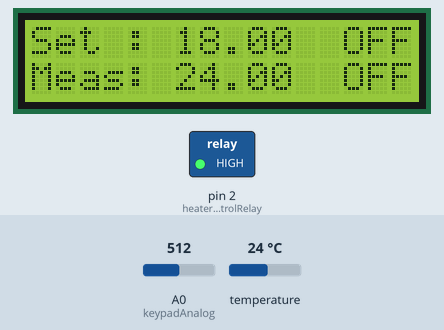
Simulated run of this sketch. Board: Arduino Uno, built with avr-gcc and run on an emulated ATmega328P. Shown: 16×2 character LCD, switched loads named in the sketch (green lamp = pin HIGH). The inputs (shaded band) are chosen by the test bench; at power-on: A0 (keypadAnalog) = 512, temperature 24 °C.

Above: at 1.2 s.
1.3 s: A0 (keypadAnalog) set to 687
At 14.4 s:
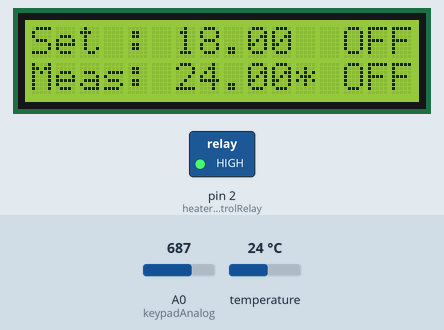
15.3 s: A0 (keypadAnalog) set to 708
At 15.4 s:
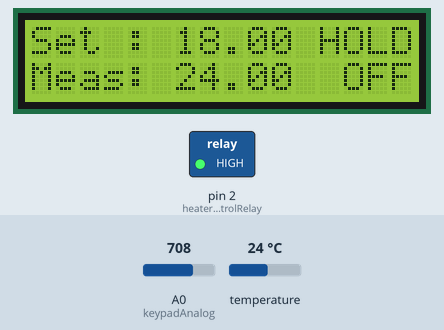
18.0 s: A0 (keypadAnalog) set to 306
At 21.0 s:
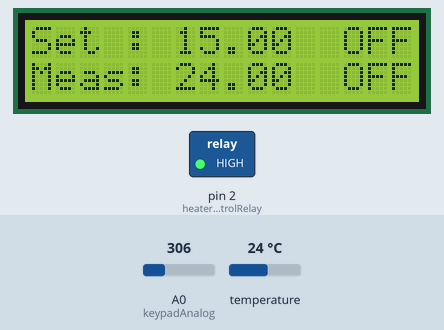
Timing chart, 0 to 22.5 s (numbered marks = the images above; inputs shaded):
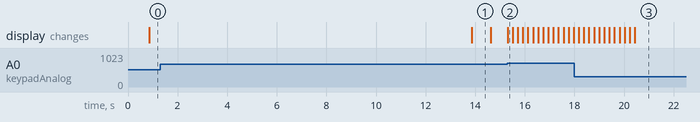

Measured:
- the behaviour switches between 700 and 701 on A0 (keypadAnalog) (found by bisection; images 1 and 2)
- after the input at 15.3 s, the display: changes at once (image 2)
- after the input at 18.0 s, the display: first changes after 0.18 s (image 3 shows a later state)
- what the display in image 1 shows lasts 0.7 s, from 13.9 s to 14.6 s

The sketch:

bedroom.ino
```cpp
#include <LiquidCrystal.h>
#include <DallasTemperature.h>
#include <OneWire.h>

//constants
#define heaterControlRelay         2 //relay to control 300W heater
#define oneWireBus1               12 // temperature sensor
#define keypadAnalog              A0 // input from keyPad LCD keypad
#define loopsPerSecond            84 // used for estimating the timing for occasional updates
#define tempUpdateDelay           30 // how many seconds (approx) before updating temperature


//Variables
float setPoint = 18.0;
float ambientTemp = -1;
bool heaterEnabled = false;
bool heaterOn = false;
bool debounceHold = false;
int  debounceDelayms = 200;
int  input = 0;
unsigned int tempUpdateCountdown = 0;

// initialize the library with the numbers of the interface pins
LiquidCrystal lcd(8, 9, 4, 5, 6, 7);
  // Setup a oneWire instance to communicate with any OneWire devices (not just Maxim/Dallas temperature ICs)
OneWire oneWire1(oneWireBus1);
  // Pass our oneWire reference to Dallas Temperature.
DallasTemperature sensors1(&oneWire1);


void setup() {
  // set up the LCD's number of columns and rows:
  lcd.begin(16, 2);

  pinMode(heaterControlRelay, OUTPUT);//ACTIVE LOW pin connected to relay that turns on the furnace

  //Start with the heater off
  digitalWrite(heaterControlRelay, HIGH);
  sensors1.begin(); // Start up the library for one-wire bus 1
}


void loop() {
  //update the display
  lcd.setCursor(0,0);// position in top left
  lcd.print("Set : ");
  lcd.print(setPoint);

  lcd.setCursor(0,1);//left side of buttom row
  lcd.print("Meas: ");
  lcd.print(ambientTemp);

  lcd.setCursor(12,0);//right most section
  if(heaterEnabled)
   lcd.print("HOLD");

  else
    lcd.print(" OFF");

  lcd.setCursor(13,1);
  if(heaterOn)
    lcd.print(" ON");

  else
    lcd.print("OFF");


  //if a key was just pressed, wait a little while before checking again (prevent jittery response)
  if(debounceHold)
  {
    delay(debounceDelayms);
    debounceHold = false;
  }


  //See if it's time to update the sensors that only update periodically
  if(tempUpdateCountdown == 0) //don't update the temperature sensors every loop because it take too long
  {
//Put a * beside the temperature on the screen while updating
    lcd.setCursor(11,1);
    lcd.print("*");
    sensors1.requestTemperatures();
    ambientTemp = sensors1.getTempCByIndex(0);
    tempUpdateCountdown = (tempUpdateDelay * loopsPerSecond) + 1;
    lcd.setCursor(11,1);
    lcd.print(" ");
  }
  tempUpdateCountdown--; //decrement the countdown until the next update


//read and respond to keypad input
  input = readKeypad();

  if(input == 2) // Up button pressed
  {
   if(setPoint >= 23.0)
   {
     // don't increase it
   }
   else
   {
     setPoint = setPoint + 0.25;
   }
    debounceHold = true;
  }

  if(input == 3) // Down button pressed
  {
    if(setPoint <= 15.0)
    {
     // don't decrease it
    }
    else
    {
    setPoint = setPoint - 0.25;
    }
    debounceHold = true;

  }

  if(input == 5)
  {
    heaterEnabled = !heaterEnabled;
    debounceHold = true;
   }


 //determine if the heater should be turned on or off
 if(ambientTemp < (setPoint - 0.2) && ambientTemp != -127.0)//- 127.0 is a sensor error
  {
   if(heaterEnabled)
   {
     heaterOn = true;
     digitalWrite(heaterControlRelay, LOW);//turn the heater on - active LOW
   }
}

   if(ambientTemp > (setPoint + 0.2) || ambientTemp == -127.0 || !heaterEnabled)//-127.0 is a sensor error
   {
     heaterOn = false;
     digitalWrite(heaterControlRelay, HIGH);//turn the heater off - active LOW
   }

}

int readKeypad()
{

 //Returns 1 = Right  (approx 000 counts)
 //        2 = Up     (approx 132 counts)
 //        3 = Down   (approx 307 counts)
 //        4 = Left   (approx 480 counts)
 //        5 = Select (approx 722 counts)
 //        0 = None  (approx 1023 counts)

 int keypadInput;
 keypadInput = analogRead(keypadAnalog);

 if(keypadInput < 50)
   return 1;

 else if (keypadInput > 100 && keypadInput < 150)
    return 2;

 else if (keypadInput > 290 && keypadInput < 340)
   return 3;

 else if (keypadInput > 460 && keypadInput < 500)
   return 4;


 else if (keypadInput > 700 && keypadInput < 750)
    return 5;

 else
    return 0;


}
```
